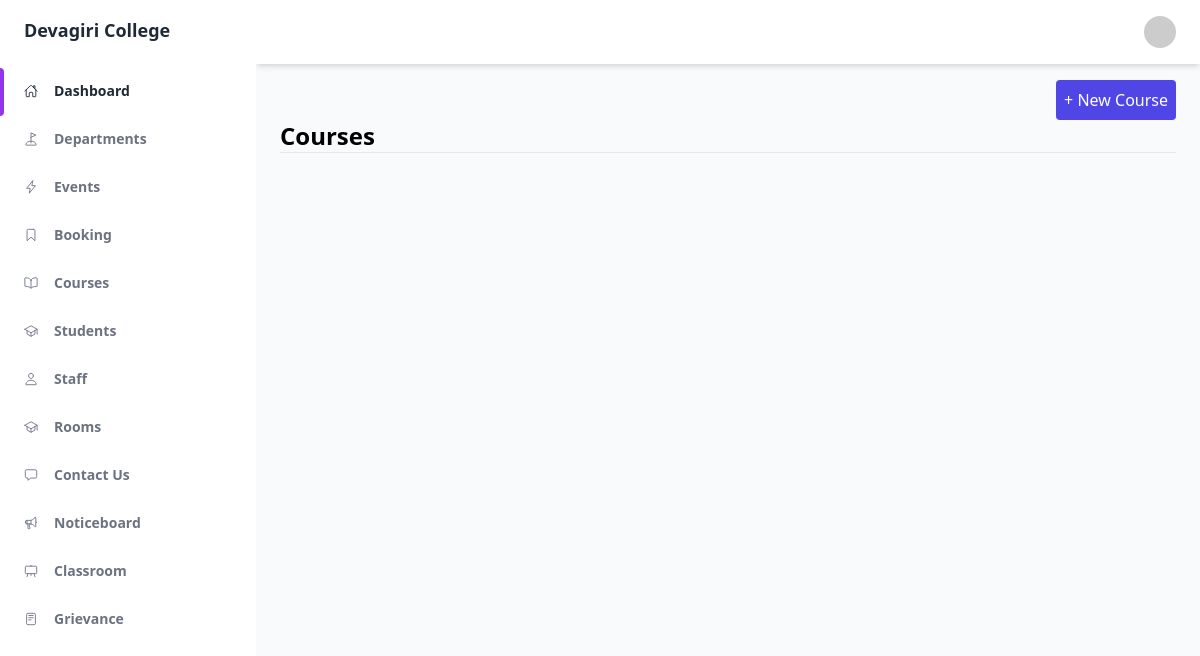
The app's page /administrator/course/ (signed in), older data.
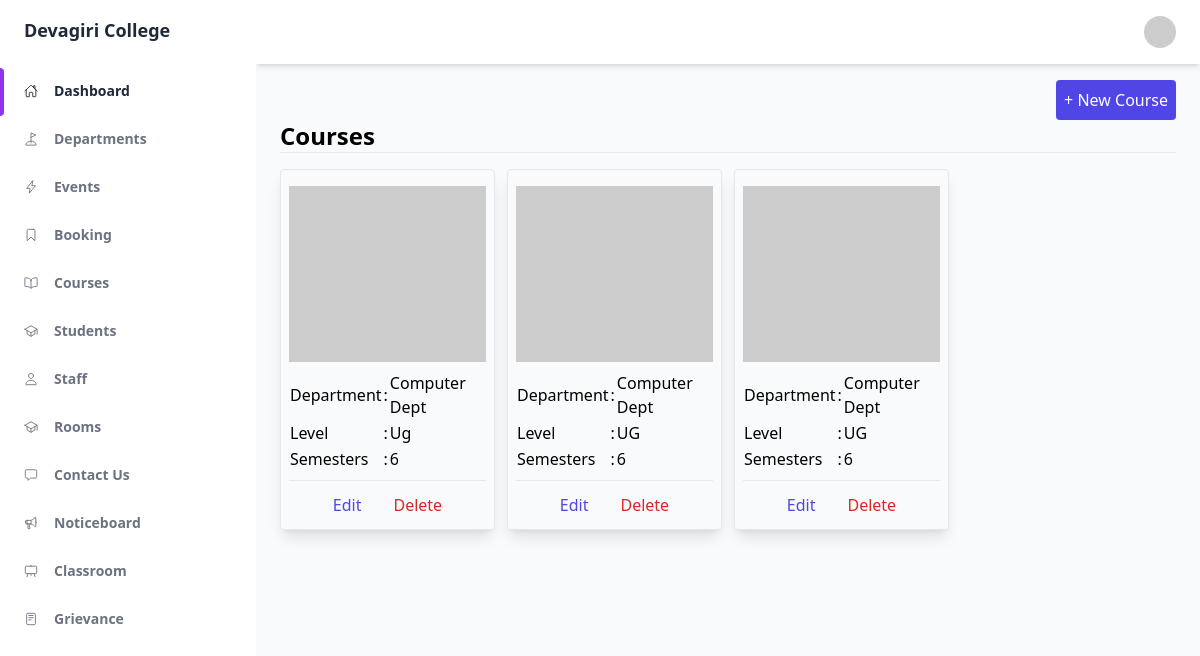
The same page, newer data.
### administrator/models.py (models this page shows, shortened)
class Course(models.Model):
    LEVELS = (
        ('UG', 'UG'),
        ('PG', 'PG'),
    )
    SEMESTERS = (
        (6, '6'),
        (8, '8'),
    )
    id = models.AutoField(primary_key=True)
    name = models.CharField(max_length=50, unique=True)
    department = models.ForeignKey(to=Department,on_delete=models.CASCADE)
    level = models.CharField(max_length=25, choices=LEVELS)
    semesters = models.SmallIntegerField(choices=SEMESTERS)

class Department(models.Model):
    id = models.AutoField(primary_key=True)
    name = models.CharField(max_length=100, unique=True)
    phone = models.CharField(max_length=15, blank=True, null=True)
    email = models.EmailField()
    description = models.CharField(max_length = 250, blank=True, null=True)

### administrator/views.py (the view)
# urls.py: path('course/', CourseListView.as_view(), name='course_list'),
class CourseListView(LoginRequiredMixin, UserPassesTestMixin, ListView):
    model = Course
    template_name = "administrator/course/list.html"
    queryset = Course.objects.select_related('department').all()
    def test_func(self):
        return self.request.user.admin

### administrator/templates/administrator/course/list.html (shortened to what this page needs)
{% extends 'master.html' %}
{% block content %}
<div class="flex">
    <a href="{% url 'course_create' %}" class="ml-auto bg-indigo-600 p-2 rounded text-white">
        + New Course
    </a>
</div>
<h1 class="font-bold text-2xl">Courses</h1>
<hr />
<div class="container mt-4">
    <div class="grid grid-cols-4 gap-3">
        {% for i in object_list %}
        <div class="shadow-lg border rounded p-2 hover:shadow-xl transition">
            <div class="mt-2">
                <div>
                    {% if i.image %}
                    <img src="{{ i.image.url }}" class="w-full h-44" alt="Image failed to load" />
                    {% else %}
                    <img src="https://dummyimage.com/200x200.jpg?text={{ i.name }}" alt="Image failed to load"
                        class="w-full h-44" />
                        {% endif %}
                    </div>
                <div class="py-2">
                    <table class="w-full">
                        <tr>
                            <td>Department</td>
                            <td>:</td>
                            <td>{{ i.department.name }}</td>
                        </tr>
                        <tr>
                            <td>Level</td>
                            <td>:</td>
                            <td>{{ i.level }}</td>
                        </tr>
                        <tr>
                            <td>Semesters</td>
                            <td>:</td>
                            <td>{{ i.semesters }}</td>
                        </tr>
                    </table>
                </div>
            </div>
            <hr>
            <div class="mt-2 flex justify-center">
                <a href="{% url 'course_edit' i.id %}" class="text-indigo-600 p-1 px-2 mx-2 hover:bg-indigo-600 hover:text-white transition rounded">
                    Edit
                </a>
                <a href="{% url 'course_delete' i.id %}" class="text-red-600 p-1 px-2 mx-2 hover:bg-red-600 hover:text-white transition rounded">
                    Delete
                </a>
            </div>
        </div>
        {% endfor %}
    </div>
</div>
{% endblock content %}

### theme/templates/master.html (shortened to what this page needs)
{% load static tailwind_tags %}
<!DOCTYPE html>
<html :class="{ 'theme-dark': dark }" x-data="data()" lang="en">
<head>
	{% tailwind_css %}
</head>
<body>
	<div class="flex h-screen bg-gray-50 dark:bg-gray-900" :class="{ 'overflow-hidden': isSideMenuOpen }">
		{% include 'administrator/shared/left_sidebar.html' %}
		<div class="flex flex-col flex-1 w-full">
			{% include 'administrator/shared/navbar.html' %}
			<main class="h-full overflow-y-auto">
				<div class="container px-6 py-4 mx-auto grid">
					{% block content %}
					{% endblock content %}
				</div>
			</main>
		</div>
	</div>
	{% include 'shared/messages.html' %}
</body>
</html>

### administrator/templates/administrator/shared/left_sidebar.html (shortened to what this page needs)
<aside class="z-20 hidden w-64 overflow-y-auto bg-white dark:bg-gray-800 md:block flex-shrink-0">
    <div class="py-4 text-gray-500 dark:text-gray-400">
        <a class="ml-6 text-lg font-bold text-gray-800 dark:text-gray-200" href="#">
            Devagiri College
        </a>
        <ul class="mt-6">
            <li class="relative px-6 py-3">
                <span class="absolute inset-y-0 left-0 w-1 bg-purple-600 rounded-tr-lg rounded-br-lg"
                    aria-hidden="true"></span>
                {% if user.admin %}
                <a class="inline-flex items-center w-full text-sm font-semibold text-gray-800 transition-colors duration-150 hover:text-gray-800 dark:hover:text-gray-200 dark:text-gray-100"
                    href="{% url 'admin_home' %}">
                    <ion-icon name="home-outline"></ion-icon>
                    <span class="ml-4">Dashboard</span>
                </a>
                {% elif user.staff %}
                <a class="inline-flex items-center w-full text-sm font-semibold text-gray-800 transition-colors duration-150 hover:text-gray-800 dark:hover:text-gray-200 dark:text-gray-100"
                    href="{% url 'staff_home' %}">
                    <ion-icon name="home-outline"></ion-icon>
                    <span class="ml-4">Staff Home</span>
                </a>
                {% else %}
                <a class="inline-flex items-center w-full text-sm font-semibold text-gray-800 transition-colors duration-150 hover:text-gray-800 dark:hover:text-gray-200 dark:text-gray-100"
                    href="{% url 'student_home' %}">
                    <ion-icon name="home-outline"></ion-icon>
                    <span class="ml-4">Student Home</span>
                </a>
                {% endif %}
            </li>
        </ul>
        <ul>
            {% if user.admin %}
            <li class="relative px-6 py-3">
                <a class="inline-flex items-center w-full text-sm font-semibold transition-colors duration-150 hover:text-gray-800 dark:hover:text-gray-200"
                    href="{% url 'department_list' %}">
                    <ion-icon name="golf-outline"></ion-icon>
                    <span class="ml-4">Departments</span>
                </a>
            </li>
            <li class="relative px-6 py-3">
                <a class="inline-flex items-center w-full text-sm font-semibold transition-colors duration-150 hover:text-gray-800 dark:hover:text-gray-200"
                    href="{% url 'eventss_list' %}">
                    <ion-icon name="flash-outline"></ion-icon>
                    <span class="ml-4">Events</span>
                </a>
            </li>
            <li class="relative px-6 py-3">
                <a class="inline-flex items-center w-full text-sm font-semibold transition-colors duration-150 hover:text-gray-800 dark:hover:text-gray-200"
                    href="{% url 'booking_list' %}">
                    <ion-icon name="bookmark-outline"></ion-icon>
                    <span class="ml-4">Booking</span>
                </a>
            </li>
            <li class="relative px-6 py-3">
                <a class="inline-flex items-center w-full text-sm font-semibold transition-colors duration-150 hover:text-gray-800 dark:hover:text-gray-200"
                    href="{% url 'course_list' %}">
                    <ion-icon name="book-outline"></ion-icon>
                    <span class="ml-4">Courses</span>
                </a>
            </li>
            <li class="relative px-6 py-3">
                <a class="inline-flex items-center w-full text-sm font-semibold transition-colors duration-150 hover:text-gray-800 dark:hover:text-gray-200"
                    href="{% url 'student_list' %}">
                    <ion-icon name="school-outline"></ion-icon>
                    <span class="ml-4">Students</span>
                </a>
            </li>
            <li class="relative px-6 py-3">
                <a class="inline-flex items-center w-full text-sm font-semibold transition-colors duration-150 hover:text-gray-800 dark:hover:text-gray-200"
                    href="{% url 'staff_list' %}">
                    <ion-icon name="person-outline"></ion-icon>
                    <span class="ml-4">Staff</span>
                </a>
            </li>
            <li class="relative px-6 py-3">
                <a class="inline-flex items-center w-full text-sm font-semibold transition-colors duration-150 hover:text-gray-800 dark:hover:text-gray-200"
                    href="{% url 'room_list' %}">
                    <ion-icon name="school-outline"></ion-icon>
                    <span class="ml-4">Rooms</span>
                </a>
            </li>
            <li class="relative px-6 py-3">
                <a class="inline-flex items-center w-full text-sm font-semibold transition-colors duration-150 hover:text-gray-800 dark:hover:text-gray-200"
                    href="{% url 'contact_list' %}">
                    <ion-icon name="chatbox-outline"></ion-icon>
                    <span class="ml-4">Contact Us</span>
                </a>
            </li>
            <li class="relative px-6 py-3">
                <a class="inline-flex items-center w-full text-sm font-semibold transition-colors duration-150 hover:text-gray-800 dark:hover:text-gray-200"
                    href="{% url 'noticeboard_list' %}">
                    <ion-icon name="megaphone-outline"></ion-icon>
                    <span class="ml-4">Noticeboard</span>
                </a>
            </li>
            <li class="relative px-6 py-3">
                <a class="inline-flex items-center w-full text-sm font-semibold transition-colors duration-150 hover:text-gray-800 dark:hover:text-gray-200"
                    href="{% url 'classroom_list' %}">
                    <ion-icon name="easel-outline"></ion-icon>
                    <span class="ml-4">Classroom</span>
                </a>
            </li>
            <li class="relative px-6 py-3">
                <a class="inline-flex items-center w-full text-sm font-semibold transition-colors duration-150 hover:text-gray-800 dark:hover:text-gray-200"
                    href="{% url 'grievance_list' %}">
                    <ion-icon name="reader-outline"></ion-icon>
                    <span class="ml-4">Grievance</span>
                </a>
            </li>
            {% endif %}
        </ul>
    </div>
</aside>

### administrator/templates/administrator/shared/navbar.html (shortened to what this page needs)
<header class="z-10 py-4 bg-white shadow-md dark:bg-gray-800">
    <div class="container flex items-center justify-between h-full px-6 mx-auto text-purple-600 dark:text-purple-300">
        <ul class="flex items-center flex-shrink-0 space-x-6">
            <li class="relative">
                <button class="align-middle rounded-full focus:shadow-outline-purple focus:outline-none"
                    @click="toggleProfileMenu" @keydown.escape="closeProfileMenu" aria-label="Account"
                    aria-haspopup="true">
                    <img class="object-cover w-8 h-8 rounded-full"
                        src="https://dummyimage.com/20x20.jpg?text={{ user.first_name.0 }}"
                        alt="" aria-hidden="true" />
                </button>
            </li>
        </ul>
    </div>
</header>

### theme/templates/shared/messages.html (shortened to what this page needs)
<link rel="stylesheet" href="https://cdnjs.cloudflare.com/ajax/libs/toastr.js/latest/css/toastr.css">

Row changes from the older to the newer data that the page shows:
added Course: department.name "Computer Dept", level "Ug", semesters "6"
added Course: department.name "Computer Dept", level "UG", semesters "6"
added Course: department.name "Computer Dept", level "UG", semesters "6"
